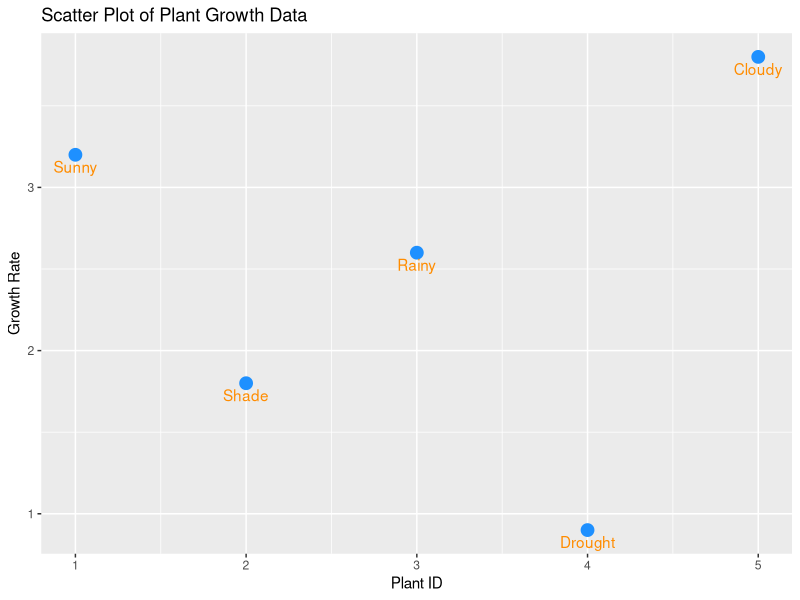

Source code (R):
# Step 1: Install and load package
install.packages("ggplot2")
library(ggplot2)

# Step 2: Create dataset
plant_data <- data.frame(
  Plant_ID = c(1, 2, 3, 4, 5),
  Growth_Rate = c(3.2, 1.8, 2.6, 0.9, 3.8),
  Condition_Label = c("Sunny", "Shade", "Rainy", "Drought", "Cloudy")
)

View(plant_data)

# Step 3–7: Create scatter plot
ggplot(plant_data, aes(x = Plant_ID, y = Growth_Rate)) +
  geom_point(color = "dodgerblue", size = 4) +
  geom_text(aes(label = Condition_Label), 
            vjust = 1.5, color = "darkorange") +
  labs(
    title = "Scatter Plot of Plant Growth Data",
    x = "Plant ID",
    y = "Growth Rate"
  )
